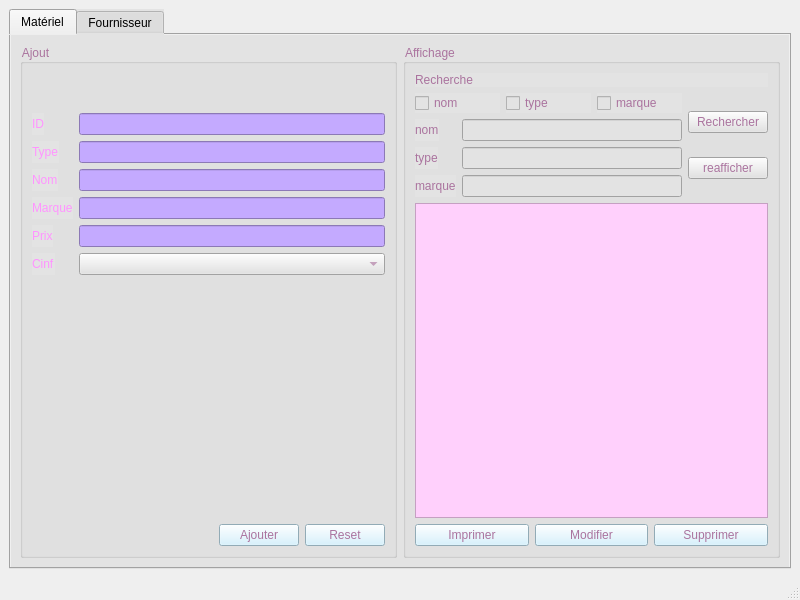
<?xml version="1.0" encoding="UTF-8"?>
<ui version="4.0">
 <class>MainWindow</class>
 <widget class="QMainWindow" name="MainWindow">
  <property name="geometry">
   <rect>
    <x>0</x>
    <y>0</y>
    <width>800</width>
    <height>600</height>
   </rect>
  </property>
  <property name="windowTitle">
   <string>MainWindow</string>
  </property>
  <widget class="QWidget" name="centralwidget">
   <layout class="QHBoxLayout" name="horizontalLayout">
    <item>
     <widget class="QTabWidget" name="GestionMateriel">
      <property name="styleSheet">
       <string notr="true">background-color: rgb(227, 227, 227);</string>
      </property>
      <property name="currentIndex">
       <number>0</number>
      </property>
      <widget class="QWidget" name="tab">
       <attribute name="title">
        <string>Matériel</string>
       </attribute>
       <layout class="QHBoxLayout" name="horizontalLayout_3">
        <item>
         <layout class="QVBoxLayout" name="verticalLayout_5">
          <item>
           <widget class="QGroupBox" name="groupBox">
            <property name="styleSheet">
             <string notr="true">font: 75 11pt &quot;Poplar Std&quot;;



color: rgb(170, 115, 158);
</string>
            </property>
            <property name="title">
             <string>Ajout</string>
            </property>
            <layout class="QVBoxLayout" name="verticalLayout_7">
             <item>
              <spacer name="horizontalSpacer_3">
               <property name="orientation">
                <enum>Qt::Horizontal</enum>
               </property>
               <property name="sizeHint" stdset="0">
                <size>
                 <width>40</width>
                 <height>20</height>
                </size>
               </property>
              </spacer>
             </item>
             <item>
              <spacer name="horizontalSpacer_2">
               <property name="orientation">
                <enum>Qt::Horizontal</enum>
               </property>
               <property name="sizeHint" stdset="0">
                <size>
                 <width>40</width>
                 <height>20</height>
                </size>
               </property>
              </spacer>
             </item>
             <item>
              <layout class="QVBoxLayout" name="verticalLayout_6">
               <item>
                <layout class="QFormLayout" name="formLayout_3">
                 <item row="0" column="0">
                  <widget class="QLabel" name="label_2">
                   <property name="styleSheet">
                    <string notr="true">font: 75 11pt &quot;Poplar Std&quot;;
color: rgb(255, 148, 255);</string>
                   </property>
                   <property name="text">
                    <string>ID</string>
                   </property>
                  </widget>
                 </item>
                 <item row="0" column="1">
                  <widget class="QLineEdit" name="id">
                   <property name="styleSheet">
                    <string notr="true">background-color: rgb(196, 170, 255);</string>
                   </property>
                  </widget>
                 </item>
                 <item row="1" column="0">
                  <widget class="QLabel" name="label_6">
                   <property name="styleSheet">
                    <string notr="true">font: 75 11pt &quot;Poplar Std&quot;;
color: rgb(255, 148, 255);</string>
                   </property>
                   <property name="text">
                    <string>Type</string>
                   </property>
                  </widget>
                 </item>
                 <item row="1" column="1">
                  <widget class="QLineEdit" name="type">
                   <property name="styleSheet">
                    <string notr="true">background-color: rgb(196, 170, 255);</string>
                   </property>
                  </widget>
                 </item>
                 <item row="2" column="0">
                  <widget class="QLabel" name="label_5">
                   <property name="styleSheet">
                    <string notr="true">font: 75 11pt &quot;Poplar Std&quot;;
color: rgb(255, 148, 255);</string>
                   </property>
                   <property name="text">
                    <string>Nom</string>
                   </property>
                  </widget>
                 </item>
                 <item row="2" column="1">
                  <widget class="QLineEdit" name="nom">
                   <property name="styleSheet">
                    <string notr="true">background-color: rgb(196, 170, 255);</string>
                   </property>
                  </widget>
                 </item>
                 <item row="3" column="0">
                  <widget class="QLabel" name="label">
                   <property name="styleSheet">
                    <string notr="true">font: 75 11pt &quot;Poplar Std&quot;;
color: rgb(255, 148, 255);</string>
                   </property>
                   <property name="text">
                    <string>Marque</string>
                   </property>
                  </widget>
                 </item>
                 <item row="3" column="1">
                  <widget class="QLineEdit" name="marque">
                   <property name="styleSheet">
                    <string notr="true">background-color: rgb(196, 170, 255);</string>
                   </property>
                  </widget>
                 </item>
                 <item row="5" column="0">
                  <widget class="QLabel" name="label_4">
                   <property name="styleSheet">
                    <string notr="true">font: 75 11pt &quot;Poplar Std&quot;;
color: rgb(255, 148, 255);</string>
                   </property>
                   <property name="text">
                    <string>Cinf</string>
                   </property>
                  </widget>
                 </item>
                 <item row="4" column="0">
                  <widget class="QLabel" name="label_3">
                   <property name="styleSheet">
                    <string notr="true">font: 75 11pt &quot;Poplar Std&quot;;
color: rgb(255, 148, 255);</string>
                   </property>
                   <property name="text">
                    <string>Prix</string>
                   </property>
                  </widget>
                 </item>
                 <item row="4" column="1">
                  <widget class="QLineEdit" name="prix">
                   <property name="styleSheet">
                    <string notr="true">background-color: rgb(196, 170, 255);</string>
                   </property>
                  </widget>
                 </item>
                 <item row="5" column="1">
                  <widget class="QComboBox" name="cinfet"/>
                 </item>
                </layout>
               </item>
              </layout>
             </item>
             <item>
              <spacer name="verticalSpacer">
               <property name="orientation">
                <enum>Qt::Vertical</enum>
               </property>
               <property name="sizeHint" stdset="0">
                <size>
                 <width>20</width>
                 <height>40</height>
                </size>
               </property>
              </spacer>
             </item>
             <item>
              <layout class="QHBoxLayout" name="horizontalLayout_7">
               <item>
                <spacer name="horizontalSpacer_4">
                 <property name="orientation">
                  <enum>Qt::Horizontal</enum>
                 </property>
                 <property name="sizeHint" stdset="0">
                  <size>
                   <width>40</width>
                   <height>20</height>
                  </size>
                 </property>
                </spacer>
               </item>
               <item>
                <widget class="QPushButton" name="pb_ajouter">
                 <property name="styleSheet">
                  <string notr="true">background-color: rgb(205, 240, 255);


font: 75 11pt &quot;MS Shell Dlg 2&quot;;
</string>
                 </property>
                 <property name="text">
                  <string>Ajouter</string>
                 </property>
                </widget>
               </item>
               <item>
                <widget class="QPushButton" name="reset_Mat">
                 <property name="styleSheet">
                  <string notr="true">background-color: rgb(205, 240, 255);
font: 75 11pt &quot;MS Shell Dlg 2&quot;;

</string>
                 </property>
                 <property name="text">
                  <string>Reset</string>
                 </property>
                </widget>
               </item>
              </layout>
             </item>
            </layout>
           </widget>
          </item>
         </layout>
        </item>
        <item>
         <layout class="QVBoxLayout" name="verticalLayout_2">
          <item>
           <widget class="QGroupBox" name="groupBox_2">
            <property name="styleSheet">
             <string notr="true">font: 75 11pt &quot;Poplar Std&quot;;



color: rgb(170, 115, 158);
</string>
            </property>
            <property name="title">
             <string>Affichage</string>
            </property>
            <layout class="QVBoxLayout" name="verticalLayout_10">
             <item>
              <layout class="QVBoxLayout" name="verticalLayout_13">
               <item>
                <widget class="QLabel" name="label_7">
                 <property name="text">
                  <string>Recherche</string>
                 </property>
                </widget>
               </item>
               <item>
                <layout class="QHBoxLayout" name="horizontalLayout_2">
                 <item>
                  <layout class="QVBoxLayout" name="verticalLayout">
                   <item>
                    <layout class="QHBoxLayout" name="horizontalLayout_4">
                     <item>
                      <widget class="QCheckBox" name="checkBox_nom">
                       <property name="text">
                        <string>nom</string>
                       </property>
                      </widget>
                     </item>
                     <item>
                      <widget class="QCheckBox" name="checkBox_type">
                       <property name="text">
                        <string>type</string>
                       </property>
                      </widget>
                     </item>
                     <item>
                      <widget class="QCheckBox" name="checkBox_marque">
                       <property name="text">
                        <string>marque</string>
                       </property>
                      </widget>
                     </item>
                    </layout>
                   </item>
                   <item>
                    <layout class="QVBoxLayout" name="verticalLayout_4">
                     <item>
                      <layout class="QFormLayout" name="formLayout">
                       <item row="0" column="0">
                        <widget class="QLabel" name="label_16">
                         <property name="text">
                          <string>nom</string>
                         </property>
                        </widget>
                       </item>
                       <item row="1" column="0">
                        <widget class="QLabel" name="label_17">
                         <property name="text">
                          <string>type</string>
                         </property>
                        </widget>
                       </item>
                       <item row="2" column="0">
                        <widget class="QLabel" name="label_18">
                         <property name="text">
                          <string>marque</string>
                         </property>
                        </widget>
                       </item>
                       <item row="0" column="1">
                        <widget class="QLineEdit" name="rech_nom"/>
                       </item>
                       <item row="1" column="1">
                        <widget class="QLineEdit" name="rech_type"/>
                       </item>
                       <item row="2" column="1">
                        <widget class="QLineEdit" name="rech_marque"/>
                       </item>
                      </layout>
                     </item>
                    </layout>
                   </item>
                  </layout>
                 </item>
                 <item>
                  <layout class="QVBoxLayout" name="verticalLayout_3">
                   <item>
                    <widget class="QPushButton" name="rechercher_matirel">
                     <property name="text">
                      <string>Rechercher</string>
                     </property>
                    </widget>
                   </item>
                   <item>
                    <widget class="QPushButton" name="reaficher_rech">
                     <property name="text">
                      <string>reafficher</string>
                     </property>
                    </widget>
                   </item>
                  </layout>
                 </item>
                </layout>
               </item>
               <item>
                <widget class="QTableView" name="tab_mat">
                 <property name="styleSheet">
                  <string notr="true">background-color: rgb(255, 208, 252);
</string>
                 </property>
                </widget>
               </item>
               <item>
                <layout class="QHBoxLayout" name="horizontalLayout_26">
                 <item>
                  <layout class="QVBoxLayout" name="verticalLayout_9">
                   <item>
                    <widget class="QPushButton" name="pushButton_2">
                     <property name="styleSheet">
                      <string notr="true">background-color: rgb(205, 240, 255);
font: 75 11pt &quot;MS Shell Dlg 2&quot;;
</string>
                     </property>
                     <property name="text">
                      <string>Imprimer</string>
                     </property>
                    </widget>
                   </item>
                  </layout>
                 </item>
                 <item>
                  <widget class="QPushButton" name="modifier_M">
                   <property name="styleSheet">
                    <string notr="true">background-color: rgb(205, 240, 255);
font: 75 11pt &quot;MS Shell Dlg 2&quot;;
</string>
                   </property>
                   <property name="text">
                    <string>Modifier</string>
                   </property>
                   <property name="checkable">
                    <bool>true</bool>
                   </property>
                  </widget>
                 </item>
                 <item>
                  <widget class="QPushButton" name="pb_supp">
                   <property name="styleSheet">
                    <string notr="true">background-color: rgb(205, 240, 255);
font: 75 11pt &quot;MS Shell Dlg 2&quot;;
</string>
                   </property>
                   <property name="text">
                    <string>Supprimer</string>
                   </property>
                  </widget>
                 </item>
                </layout>
               </item>
              </layout>
             </item>
            </layout>
           </widget>
          </item>
         </layout>
        </item>
       </layout>
      </widget>
      <widget class="QWidget" name="tab_2">
       <attribute name="title">
        <string>Fournisseur</string>
       </attribute>
       <layout class="QHBoxLayout" name="horizontalLayout_9">
        <item>
         <layout class="QVBoxLayout" name="verticalLayout_16">
          <item>
           <widget class="QGroupBox" name="groupBox_3">
            <property name="styleSheet">
             <string notr="true">font: 75 11pt &quot;Poplar Std&quot;;



color: rgb(170, 115, 158);
</string>
            </property>
            <property name="title">
             <string>Ajout</string>
            </property>
            <layout class="QVBoxLayout" name="verticalLayout_25">
             <item>
              <spacer name="horizontalSpacer_6">
               <property name="orientation">
                <enum>Qt::Horizontal</enum>
               </property>
               <property name="sizeHint" stdset="0">
                <size>
                 <width>40</width>
                 <height>20</height>
                </size>
               </property>
              </spacer>
             </item>
             <item>
              <spacer name="horizontalSpacer_5">
               <property name="orientation">
                <enum>Qt::Horizontal</enum>
               </property>
               <property name="sizeHint" stdset="0">
                <size>
                 <width>40</width>
                 <height>20</height>
                </size>
               </property>
              </spacer>
             </item>
             <item>
              <layout class="QVBoxLayout" name="verticalLayout_22">
               <item>
                <layout class="QFormLayout" name="formLayout_4">
                 <item row="0" column="0">
                  <widget class="QLabel" name="label_8">
                   <property name="styleSheet">
                    <string notr="true">font: 75 11pt &quot;Poplar Std&quot;;
color: rgb(255, 148, 255);</string>
                   </property>
                   <property name="text">
                    <string>CINf</string>
                   </property>
                  </widget>
                 </item>
                 <item row="7" column="0">
                  <widget class="QLabel" name="label_9">
                   <property name="styleSheet">
                    <string notr="true">font: 75 11pt &quot;Poplar Std&quot;;
color: rgb(255, 148, 255);</string>
                   </property>
                   <property name="text">
                    <string>Adresse</string>
                   </property>
                  </widget>
                 </item>
                 <item row="6" column="0">
                  <widget class="QLabel" name="label_10">
                   <property name="styleSheet">
                    <string notr="true">font: 75 11pt &quot;Poplar Std&quot;;
color: rgb(255, 148, 255);</string>
                   </property>
                   <property name="text">
                    <string>Email</string>
                   </property>
                  </widget>
                 </item>
                 <item row="1" column="0">
                  <widget class="QLabel" name="label_11">
                   <property name="styleSheet">
                    <string notr="true">font: 75 11pt &quot;Poplar Std&quot;;
color: rgb(255, 148, 255);</string>
                   </property>
                   <property name="text">
                    <string>Nom</string>
                   </property>
                  </widget>
                 </item>
                 <item row="2" column="0">
                  <widget class="QLabel" name="label_12">
                   <property name="styleSheet">
                    <string notr="true">font: 75 11pt &quot;Poplar Std&quot;;
color: rgb(255, 148, 255);</string>
                   </property>
                   <property name="text">
                    <string>Prenom</string>
                   </property>
                  </widget>
                 </item>
                 <item row="4" column="0">
                  <widget class="QLabel" name="label_13">
                   <property name="styleSheet">
                    <string notr="true">font: 75 11pt &quot;Poplar Std&quot;;
color: rgb(255, 148, 255);</string>
                   </property>
                   <property name="text">
                    <string>Telephone</string>
                   </property>
                  </widget>
                 </item>
                 <item row="3" column="0">
                  <widget class="QLabel" name="label_14">
                   <property name="styleSheet">
                    <string notr="true">font: 75 11pt &quot;Poplar Std&quot;;
color: rgb(255, 148, 255);</string>
                   </property>
                   <property name="text">
                    <string>Type</string>
                   </property>
                  </widget>
                 </item>
                 <item row="0" column="1">
                  <widget class="QLineEdit" name="cinf">
                   <property name="styleSheet">
                    <string notr="true">background-color: rgb(196, 170, 255);</string>
                   </property>
                  </widget>
                 </item>
                 <item row="1" column="1">
                  <widget class="QLineEdit" name="nom_2">
                   <property name="styleSheet">
                    <string notr="true">background-color: rgb(196, 170, 255);</string>
                   </property>
                  </widget>
                 </item>
                 <item row="2" column="1">
                  <widget class="QLineEdit" name="prenom">
                   <property name="styleSheet">
                    <string notr="true">background-color: rgb(196, 170, 255);</string>
                   </property>
                  </widget>
                 </item>
                 <item row="4" column="1">
                  <widget class="QLineEdit" name="tel">
                   <property name="styleSheet">
                    <string notr="true">background-color: rgb(196, 170, 255);</string>
                   </property>
                  </widget>
                 </item>
                 <item row="6" column="1">
                  <widget class="QLineEdit" name="email">
                   <property name="styleSheet">
                    <string notr="true">background-color: rgb(196, 170, 255);</string>
                   </property>
                  </widget>
                 </item>
                 <item row="7" column="1">
                  <widget class="QLineEdit" name="adresse">
                   <property name="styleSheet">
                    <string notr="true">background-color: rgb(196, 170, 255);</string>
                   </property>
                  </widget>
                 </item>
                 <item row="3" column="1">
                  <widget class="QLineEdit" name="type_2">
                   <property name="styleSheet">
                    <string notr="true">background-color: rgb(196, 170, 255);</string>
                   </property>
                  </widget>
                 </item>
                </layout>
               </item>
              </layout>
             </item>
             <item>
              <spacer name="verticalSpacer_2">
               <property name="orientation">
                <enum>Qt::Vertical</enum>
               </property>
               <property name="sizeHint" stdset="0">
                <size>
                 <width>20</width>
                 <height>40</height>
                </size>
               </property>
              </spacer>
             </item>
             <item>
              <layout class="QHBoxLayout" name="horizontalLayout_10">
               <item>
                <spacer name="horizontalSpacer_7">
                 <property name="orientation">
                  <enum>Qt::Horizontal</enum>
                 </property>
                 <property name="sizeHint" stdset="0">
                  <size>
                   <width>40</width>
                   <height>20</height>
                  </size>
                 </property>
                </spacer>
               </item>
               <item>
                <widget class="QPushButton" name="ajout2">
                 <property name="styleSheet">
                  <string notr="true">background-color: rgb(205, 240, 255);
font: 75 11pt &quot;MS Shell Dlg 2&quot;;

</string>
                 </property>
                 <property name="text">
                  <string>Ajouter</string>
                 </property>
                </widget>
               </item>
               <item>
                <widget class="QPushButton" name="reset_Fou">
                 <property name="styleSheet">
                  <string notr="true">background-color: rgb(205, 240, 255);
font: 75 11pt &quot;MS Shell Dlg 2&quot;;
</string>
                 </property>
                 <property name="text">
                  <string>Reset</string>
                 </property>
                </widget>
               </item>
              </layout>
             </item>
            </layout>
           </widget>
          </item>
         </layout>
        </item>
        <item>
         <layout class="QVBoxLayout" name="verticalLayout_15">
          <item>
           <widget class="QGroupBox" name="groupBox_4">
            <property name="styleSheet">
             <string notr="true">font: 75 11pt &quot;Poplar Std&quot;;



color: rgb(170, 115, 158);
</string>
            </property>
            <property name="title">
             <string>Affichage</string>
            </property>
            <layout class="QHBoxLayout" name="horizontalLayout_23">
             <item>
              <layout class="QVBoxLayout" name="verticalLayout_27">
               <item>
                <widget class="QLabel" name="label_15">
                 <property name="text">
                  <string>Recherche</string>
                 </property>
                </widget>
               </item>
               <item>
                <widget class="QLineEdit" name="lineEdit_14">
                 <property name="styleSheet">
                  <string notr="true">background-color: rgb(196, 170, 255);</string>
                 </property>
                </widget>
               </item>
               <item>
                <widget class="QTableView" name="tab_fou">
                 <property name="styleSheet">
                  <string notr="true">background-color: rgb(255, 208, 252);</string>
                 </property>
                </widget>
               </item>
               <item>
                <layout class="QHBoxLayout" name="horizontalLayout_24">
                 <item>
                  <widget class="QPushButton" name="pushButton_7">
                   <property name="whatsThis">
                    <string>&lt;html&gt;&lt;head/&gt;&lt;body&gt;&lt;p&gt;chat&lt;/p&gt;&lt;/body&gt;&lt;/html&gt;</string>
                   </property>
                   <property name="styleSheet">
                    <string notr="true">background-color: rgb(205, 240, 255);
font: 75 11pt &quot;MS Shell Dlg 2&quot;;
</string>
                   </property>
                   <property name="text">
                    <string>Chat</string>
                   </property>
                  </widget>
                 </item>
                 <item>
                  <spacer name="horizontalSpacer_8">
                   <property name="orientation">
                    <enum>Qt::Horizontal</enum>
                   </property>
                   <property name="sizeHint" stdset="0">
                    <size>
                     <width>40</width>
                     <height>20</height>
                    </size>
                   </property>
                  </spacer>
                 </item>
                 <item>
                  <widget class="QPushButton" name="modifier_F">
                   <property name="styleSheet">
                    <string notr="true">background-color: rgb(205, 240, 255);
font: 75 11pt &quot;MS Shell Dlg 2&quot;;
</string>
                   </property>
                   <property name="text">
                    <string>Modifier</string>
                   </property>
                   <property name="checkable">
                    <bool>true</bool>
                   </property>
                  </widget>
                 </item>
                 <item>
                  <widget class="QPushButton" name="pushButton_11">
                   <property name="styleSheet">
                    <string notr="true">background-color: rgb(205, 240, 255);
font: 75 11pt &quot;MS Shell Dlg 2&quot;;
</string>
                   </property>
                   <property name="text">
                    <string>Envoyer Mail</string>
                   </property>
                  </widget>
                 </item>
                 <item>
                  <widget class="QPushButton" name="pb_supp2">
                   <property name="styleSheet">
                    <string notr="true">background-color: rgb(205, 240, 255);
font: 75 11pt &quot;MS Shell Dlg 2&quot;;
</string>
                   </property>
                   <property name="text">
                    <string>Supprimer</string>
                   </property>
                  </widget>
                 </item>
                </layout>
               </item>
               <item>
                <layout class="QVBoxLayout" name="verticalLayout_26"/>
               </item>
              </layout>
             </item>
            </layout>
           </widget>
          </item>
         </layout>
        </item>
       </layout>
      </widget>
     </widget>
    </item>
   </layout>
  </widget>
  <widget class="QMenuBar" name="menubar">
   <property name="geometry">
    <rect>
     <x>0</x>
     <y>0</y>
     <width>800</width>
     <height>22</height>
    </rect>
   </property>
  </widget>
  <widget class="QStatusBar" name="statusbar"/>
 </widget>
 <resources/>
 <connections/>
</ui>
